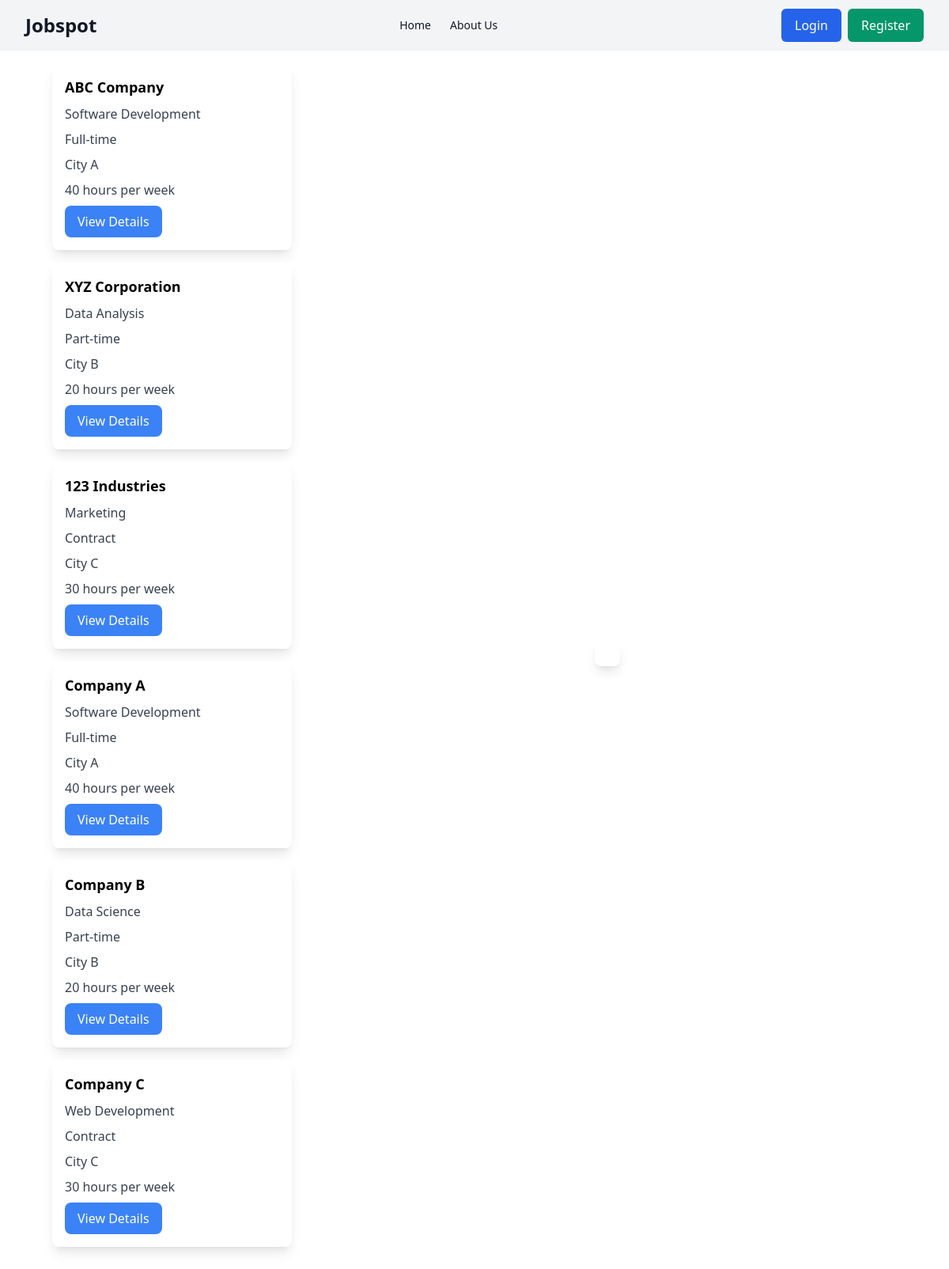
The page /find_job.php on the database its author committed.
### tables this page shows
CREATE TABLE IF NOT EXISTS job_postings (
  id INT NOT NULL AUTO_INCREMENT PRIMARY KEY,
  company_name VARCHAR(255) NOT NULL,
  field VARCHAR(255) NOT NULL,
  job_type VARCHAR(255) NOT NULL,
  location VARCHAR(255) NOT NULL,
  hours_per_week INT NOT NULL,
  hourly_rate DECIMAL(10, 2) NOT NULL,
  description TEXT NOT NULL,
  user_id INT NOT NULL,
  start_date DATE NOT NULL,
  FOREIGN KEY (user_id) REFERENCES users(id)
);

### find_job.php (the view, shortened to what this page needs)
<?php
include_once "connector.php";
$sql = "SELECT id, company_name, field, job_type, location, hours_per_week, hourly_rate, description FROM job_postings";
$result = $pdo->query($sql);
?>
<!DOCTYPE html>
<html lang="en">
<head>
    <link href="https://cdn.jsdelivr.net/npm/tailwindcss@2.2.15/dist/tailwind.min.css" rel="stylesheet">
</head>
<body>
    <?php include_once "navbar.php" ?>
    <div class="flex">
        <div class="w-1/3 p-4" style="overflow:scroll; height:92vh; margin-left:50px;">
            <?php if ($result->rowCount() > 0): ?>
                <?php while ($row = $result->fetch(PDO::FETCH_ASSOC)): ?>
                    <div class="bg-white rounded-lg shadow-lg p-4 mb-4 cursor-pointer" onclick="showDetails(<?= $row['id']; ?>)"
                        x-data="{ showDetails: false }">
                        <h2 class="text-lg font-bold mb-2">
                            <?= $row["company_name"]; ?>
                        </h2>
                        <p class="text-gray-700 mb-2">
                            <?= $row["field"]; ?>
                        </p>
                        <p class="text-gray-700 mb-2">
                            <?= $row["job_type"]; ?>
                        </p>
                        <p class="text-gray-700 mb-2">
                            <?= $row["location"]; ?>
                        </p>
                        <p class="text-gray-700 mb-2">
                            <?= $row["hours_per_week"]; ?> hours per week
                        </p>
                        <button class="bg-blue-500 text-white px-4 py-2 rounded-lg" @click="showDetails = true">View
                            Details</button>
                    </div>
                <?php endwhile; ?>
            <?php endif; ?>
        </div>
        <div class="w-2/3 p-4" x-show="showDetails"
            style="display: flex; margin-right: 100px; margin-left: 50px; justify-content: center; align-items: center;">
            <div class="bg-white rounded-lg shadow-lg p-4 mb-4">
            </div>
        </div>
    </div>
</body>
</html>

### rows shown on the page
job_postings: company_name "ABC Company", field "Software Development", job_type "Full-time", location "City A", hours_per_week "40"
job_postings: company_name "XYZ Corporation", field "Data Analysis", job_type "Part-time", location "City B", hours_per_week "20"
job_postings: company_name "123 Industries", field "Marketing", job_type "Contract", location "City C", hours_per_week "30"
job_postings: company_name "Company A", field "Software Development", job_type "Full-time", location "City A", hours_per_week "40"
job_postings: company_name "Company B", field "Data Science", job_type "Part-time", location "City B", hours_per_week "20"
job_postings: company_name "Company C", field "Web Development", job_type "Contract", location "City C", hours_per_week "30"
